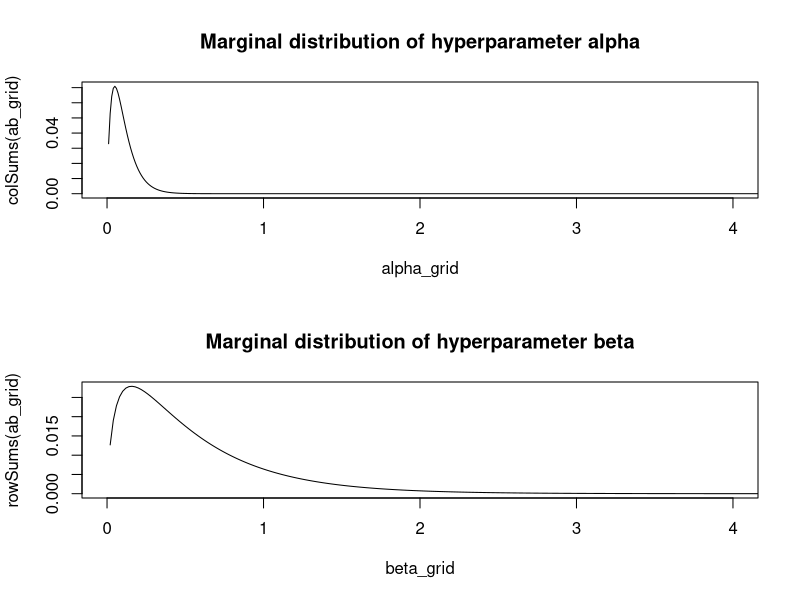

Recreate this plot in R. (Note: this script raises an error after producing the figure.)
######################################################
##### problem 2

##########
# inputting the known data

# number of bikes
w = c(16,9,10,13,19,20,18,17,35,55)

# number of non bikes
oth = c(58,90,48,57,103,57,86,112,273,64)

# total number of vehicles
n = w+oth

# proportion of bikes
y = w/n

##########
# part b.)

#####
# making the hyperprior grid of alpha and betas

alpha_grid = seq(0.01,10,0.01)
beta_grid = seq(0.02,20,0.02)

#####
# evaluating the hyperprior density at each (alpha,beta) gridpoint

# we'll write a quick function that will evaluate a
# given (alpha,beta) pair on the hyperprior distribution

hyperprior = function(alpha,beta){

	holder = c(lgamma(alpha+beta)-lgamma(alpha)-lgamma(beta))

	# iterating over the 10 sampled streets
	for(i in 1:10){
	
		#evaluating the density factor at street i
		density_i = lgamma(alpha+w[i])+lgamma(n[i]-w[i]+beta)-lgamma(alpha+beta+n[i])	

		# adding that value to a holding vector
		holder = c(holder,density_i)

	}

	# multiplying the density factors and outputting their product
	output = exp(sum(holder))
	return(output)

}

# using the above function, we'll run through all possible pairs of
# alpha and beta grid values. note that we'll have to get a little cute
# and have to do the exp(ln(x)) trick for computational reasons

ab_grid = matrix(0,ncol=length(alpha_grid),nrow=length(beta_grid))

# then by row, we'll fill in the matrix ab_grid with the densities
for(i in 1:length(beta_grid)){
	for(j in 1:length(alpha_grid)){
		ab_grid[i,j] = hyperprior(alpha=alpha_grid[j],beta=beta_grid[i])
	}
}

# and to create a proper distribution, we'll normalize the densities
# by their sum

ab_grid = ab_grid/sum(ab_grid)

#####
# marginal distributions of the hyperparameters

# the marginal distribution of the alphas are the column sums
# the marginal distribution of the betas are the row sums

par(mfrow=c(2,1))
plot(alpha_grid,colSums(ab_grid),type="l",xlim=c(0,4),
	main="Marginal distribution of hyperparameter alpha")
plot(beta_grid,rowSums(ab_grid),type="l",xlim=c(0,4),
	main="Marginal distribution of hyperparameter beta")
par(mfrow=c(1,1))

#####
# random samples from the joint hyperprior

# we want to get 1000 random samples from the joint hyperprior
# we'll pick alpha from its marginal distribution, and then conditional
# on that alpha value, sample a beta. lastly, we'll add a little jitter
# to each alpha/beta pair

a_sample = c()
b_sample = c()

for(i in 1:1000){

	# sampling an alpha and beta value
	a_temp = sample(alpha_grid,1,prob=colSums(ab_grid))
	b_temp = sample(beta_grid,1,prob=ab_grid[,which(a_temp==alpha_grid)])
	
	# adding some noise
	a_sample = c(a_sample,a_temp+runif(1,min=-0.005,max=0.005))
	b_sample = c(b_sample,b_temp+runif(1,min=-0.01,max=0.01))

}

########## 
# part c.)

# now we want to use the drawn hyper parameter sample in part b to draw
# a sample of the theta_1 to theta_10

# we'll write a quick function, since we need to do this 10 times,
# once for every theta

thetasamp = function(which,name,posteriorprob){
	
	temp = c()
	
	# for every (alpha, beta) pair, we draw and make a theta_i sample
	for(i in 1:length(a_sample)){
		
		temp = c(temp,rbeta(1,a_sample[i]+w[which],b_sample[i]+n[which]-w[which]))
		
	}
	
	# creating a (global) variable named "theta[i]" to hold all the theta[i] samples
	assign(paste("theta",name,sep=""),temp,envir=.GlobalEnv)
	
	# plotting the histogram of the theta
	breaks = seq(0,0.8,0.025)
	hist(temp,breaks=breaks,main=paste("Histogram of theta",name,sep=""))
	abline(v=y[which],lty=2,lwd=2)
	
	# returning a posterior probability interval for the sampled theta
	low = (1-posteriorprob)/2
	high = 1-low
	ci = c(quantile(temp,low),quantile(temp,high))
	abline(v=ci[1],lwd=2)
	abline(v=ci[2],lwd=2)	
	return(ci)
	
}

par(mfrow=c(5,2))
thetasamp(1,"1",.95)
thetasamp(2,"2",.95)
thetasamp(3,"3",.95)
thetasamp(4,"4",.95)
thetasamp(5,"5",.95)
thetasamp(6,"6",.95)
thetasamp(7,"7",.95)
thetasamp(8,"8",.95)
thetasamp(9,"9",.95)
thetasamp(10,"10",.95)
par(mfrow=c(1,1))

########## 
# part d.)

# note that the posterior interval for the average underlying prop of
# bicycle traffic is alpha/(alpha+beta). again we use the hyper parameter
# sample we drew in part b to get our estimates of the underlying theta

# calculating a sample of the underlying theta
underlying = a_sample/(a_sample+b_sample)
hist(underlying,main="Histogram of the average underlying proportion of bike traffic")

low = (1-0.95)/2
high = 1-low
ci = c(quantile(underlying,low),quantile(underlying,high))
abline(v=ci[1],lwd=2)
abline(v=ci[2],lwd=2)	
